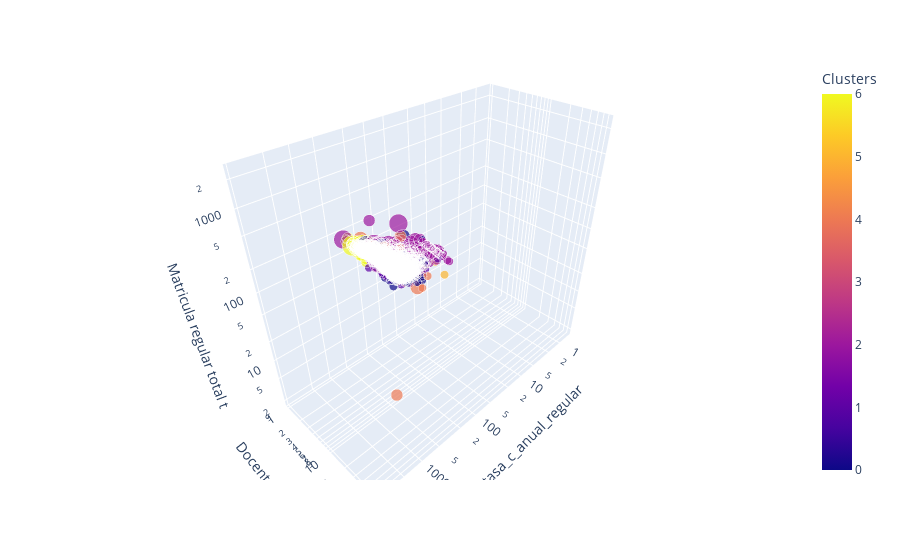

The code cell stored with this chart in its notebook:
### Markdown cell above
#### Other features

### Code cell
fig = px.scatter_3d(df_req_prim_clusters, x='tasa_c_anual_regular', y='Docentes de aula', z='Matricula regular total t',
              size = 'doc_aula_req', color='Clusters',log_x=True,log_y=True, log_z=True  )
fig.show()

### Figure 1 — Plotly figure (JSON) as saved in the notebook; plotly's stock layout.template omitted (floating-point values rounded to 4 significant figures; data arrays with more than 128 entries replaced by an {"elided": "..."} marker saying what was removed)
{"data": [{"hovertemplate": "tasa_c_anual_regular=%{x}<br>Docentes de aula=%{y}<br>Matricula regular total t=%{z}<br>doc_aula_req=%{marker.size}<br>Clusters=%{marker.color}<extra></extra>", "legendgroup": "", "marker": {"color": {"elided": "9475 int values"}, "coloraxis": "coloraxis", "size": {"elided": "9475 int values"}, "sizemode": "area", "sizeref": 0.015, "symbol": "circle"}, "mode": "markers", "name": "", "scene": "scene", "showlegend": false, "type": "scatter3d", "x": {"elided": "9475 float values"}, "y": {"elided": "9475 int values"}, "z": {"elided": "9475 int values"}}], "layout": {"coloraxis": {"colorbar": {"title": {"text": "Clusters"}}, "colorscale": [[0, "#0d0887"], [0.1111, "#46039f"], [0.2222, "#7201a8"], [0.3333, "#9c179e"], [0.4444, "#bd3786"], [0.5556, "#d8576b"], [0.6667, "#ed7953"], [0.7778, "#fb9f3a"], [0.8889, "#fdca26"], [1, "#f0f921"]]}, "legend": {"itemsizing": "constant", "tracegroupgap": 0}, "margin": {"t": 60}, "scene": {"domain": {"x": [0, 1], "y": [0, 1]}, "xaxis": {"title": {"text": "tasa_c_anual_regular"}, "type": "log"}, "yaxis": {"title": {"text": "Docentes de aula"}, "type": "log"}, "zaxis": {"title": {"text": "Matricula regular total t"}, "type": "log"}}}}
